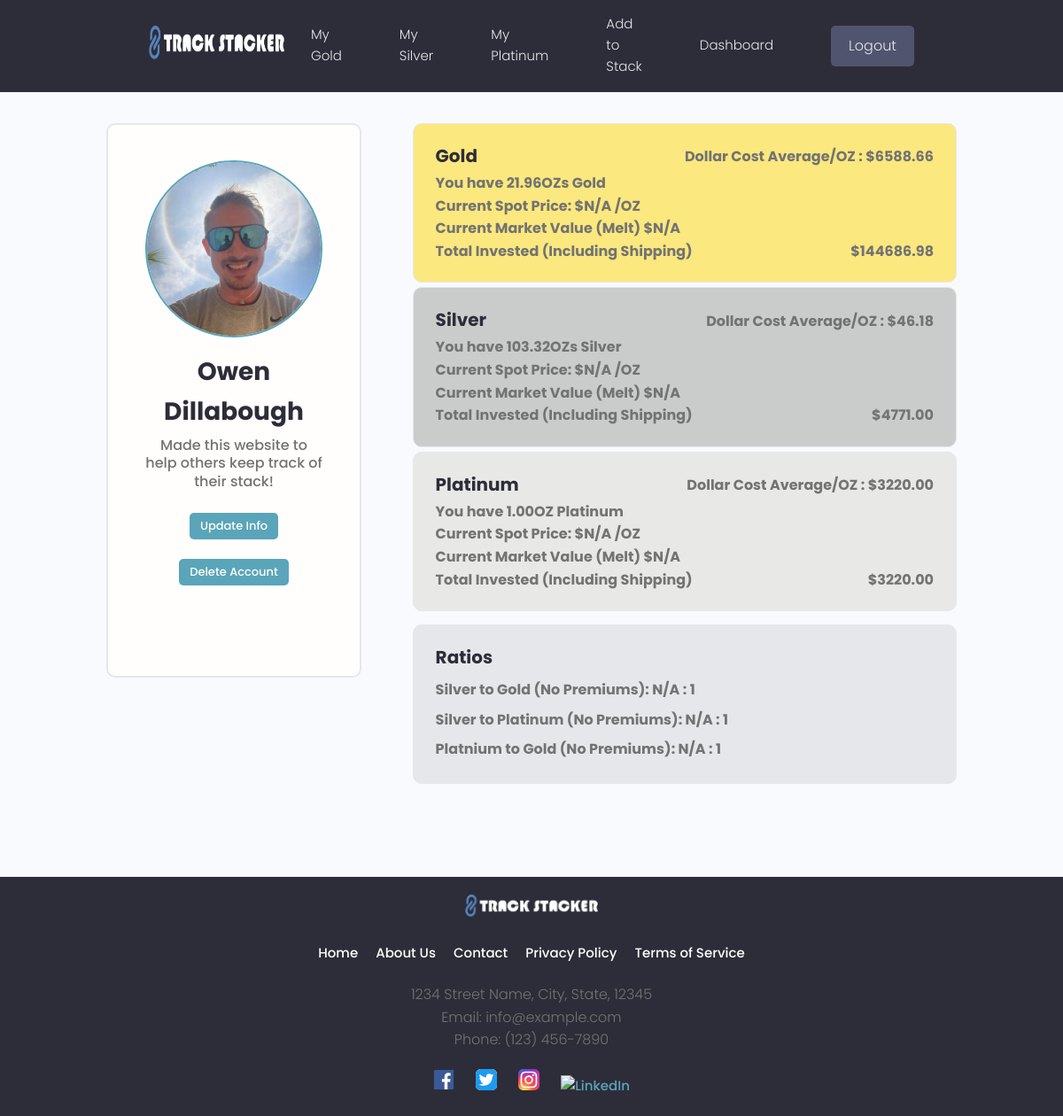
Screenshot of /users/profile/664e1e23-9a3d-438a-bf3d-d651b54a53a1 (signed in) with the database file from the repository.
### users/models.py (models this page shows, shortened)
class Profile(models.Model):
    user = models.OneToOneField(User, on_delete=models.CASCADE, null=True, blank=True)
    name = models.CharField(max_length=200, blank=True, null=True)
    email =models.EmailField(max_length=500, blank=True, null=True)
    username = models.CharField(max_length=200, blank=True, null=True)
    short_intro = models.CharField(max_length=500, blank=True, null=True)
    bio = models.TextField(blank=True, null=True)
    profile_image = models.ImageField(null=True, blank=True, upload_to='profiles/',
                                        default='profiles/user-default.png')
    social_facebook = models.CharField(max_length=200, blank=True, null=True)
    created = models.DateTimeField(auto_now_add=True)
    id = models.UUIDField(default=uuid.uuid4, unique=True, primary_key=True,
                            editable=False)

### users/views.py (the view)
# urls.py: path('profile/<str:pk>', views.profile, name= "profile"),
@login_required(login_url='login-user')
def profile(request, pk):
    profile = Profile.objects.get(id=pk)
    user = request.user.profile
    total_silver = round(Decimal(get_total_oz(user, 'silver')), 2)
    total_gold = round(Decimal(get_total_oz(user, 'gold')), 2)
    total_platinum = round(Decimal(get_total_oz(user, 'platinum')), 2)
    total_gold_cost, total_silver_cost, total_platinum_cost =  get_total_cost_to_purchase(profile)
    gdca = (total_gold_cost / total_gold).quantize(Decimal('0.01'), rounding=ROUND_HALF_UP)
    sdca = (total_silver_cost / total_silver).quantize(Decimal('0.01'), rounding=ROUND_HALF_UP)
    pdca = (total_platinum_cost / total_platinum).quantize(Decimal('0.01'), rounding=ROUND_HALF_UP)
    gdca_str = f"{gdca:.2f}"
    sdca_str = f"{sdca:.2f}"
    pdca_str = f"{pdca:.2f}"
    try:
        gold_price = get_live_gold()
        silver_price = get_live_silver()
        platinum_price = get_live_platinum()
    except:
        gold_price = 'N/A'
        silver_price = 'N/A'
        platinum_price = 'N/A'
    try:
        gmv = multiply(total_gold, gold_price)
        smv = multiply(total_silver, silver_price)
        pmv = multiply(total_platinum, platinum_price)
        gsr = round((float(gold_price) / float(silver_price)), 2)
        psr = round((float(platinum_price) / float(silver_price)), 2)
        pgr = round((float(gold_price) / float(platinum_price)), 2)
    except:
        pgr = 'N/A'
        psr = 'N/A'
        gmv = 'N/A'
        smv = 'N/A'
        pmv = 'N/A'
        gsr = 'N/A'
    context = {
        'gdca': gdca_str,
        'sdca': sdca_str,
        'pdca': pdca_str,
        'pgr': pgr,
        'psr': psr,
        'gsr': gsr,
        'gmv': gmv,
        'smv': smv,
        'pmv': pmv,
        'total_gold_cost': total_gold_cost,
        'total_silver_cost': total_silver_cost,
        'total_platinum_cost': total_platinum_cost,
        'gold_price': gold_price,
        'silver_price': silver_price,
        'platinum_price': platinum_price,
        'total_silver': total_silver,
        'total_gold': total_gold,
        'total_platinum': total_platinum,
        'profile': profile
    }
    return render(request, 'users/user-profile.html', context)

### tracker/utils.py (called while the page is built)
def get_total_oz(user, metal_type):
    model = {
        'silver': Silver,
        'gold': Gold,
        'platinum': Platinum
    }.get(metal_type.lower())
    if model is None:
        return 0
    total = model.objects.filter(owner=user).aggregate(total_weight=Sum('weight_troy_oz'))['total_weight']
    return total if total else 0

def get_cad_to_usd_exchange_rate():
    cad_to_usd_rate = si.get_live_price('USDCAD=X')
    return cad_to_usd_rate

def get_live_gold():
    gold_price = si.get_live_price('GC=F')
    cad_to_usd_rate = get_cad_to_usd_exchange_rate()
    gold_price_in_cad = gold_price * cad_to_usd_rate
    gold_price_rounded = round(gold_price_in_cad, 2)
    gold_price_formatted = "{:.2f}".format(gold_price_rounded)
    return gold_price_formatted

def multiply(a, b):
    result = Decimal(a) * Decimal(b)
    result_with_two_decimals = "{:.2f}".format(result)
    return result_with_two_decimals

### users/templates/users/user-profile.html (shortened to what this page needs)
{% extends 'main.html' %}
{% load static %}
{% block content %}
<main class="profile my-md">
    <div class="container">
      <div class="layout">
        <div class="column column--1of3">
          <div class="card text-center">
            <div class="card__body dev">
              <img class="avatar avatar--xl" src="{{profile.profile_image.url}}" />
              <h2 class="dev__name">{{profile.name}}</h2>
              <p class="dev__title">{{profile.short_intro}}</p>
              <br>
              <a href="{% url 'edit-account' %}"><button id="info_button" class="btn btn--main btn--sm">Update Info</button></a><br>
              <a href="{% url 'delete-account' %}"><button id="delete_button" class="btn btn--main btn--sm">Delete Account</button></a>
            </div>
          </div>
        </div>
        <div class="column column--2of3">
          <div class="devInfo">
            <div class="dashcard card--dark project" id="goldcard">
              <a href="#" class="project">
                <div class="metalcard__body">
                  <div class="metal_container">
                    <h3 class="project__title" id="gold_title">Gold</h3>
                    <span style="font-weight: bold;">Dollar Cost Average/OZ : ${{gdca}}</span>
                  </div>
                    <span style="font-weight: bold;">You have {{total_gold}}OZ{{ total_gold|pluralize }} Gold</span>
                    <span style="font-weight: bold;">Current Spot Price: ${{gold_price}} /OZ</span>
                    <span style="font-weight: bold;">Current Market Value (Melt) ${{gmv}}</span>
                    <div class="metal_container">
                      <span style="font-weight: bold;">Total Invested (Including Shipping)</span>
                      <span style="font-weight: bold;">${{total_gold_cost}}</span>
                    </div>
                </div>
              </a>
            </div>
            <div class="dashcard card--dark project" id="silvercard">
              <a href="#" class="project">
                <div class="metalcard__body">
                  <div class="metal_container">
                    <h3 class="project__title" id="gold_title">Silver</h3>
                    <span style="font-weight: bold;">Dollar Cost Average/OZ : ${{sdca}}</span>
                  </div>
                    <span style="font-weight: bold;">You have {{total_silver}}OZ{{ total_silver|pluralize }} Silver</span>
                    <span style="font-weight: bold;">Current Spot Price: ${{silver_price}} /OZ</span>
                    <span style="font-weight: bold;">Current Market Value (Melt) ${{smv}}</span>
                    <div class="metal_container">
                      <span style="font-weight: bold;">Total Invested (Including Shipping)</span>
                      <span style="font-weight: bold;">${{total_silver_cost}}</span>
                    </div>
                </div>
              </a>
            </div>
            <div class="dashcard card--dark project" id="platinumcard">
              <a href="#" class="project">
                <div class="metalcard__body">
                  <div class="metal_container">
                    <h3 class="project__title" id="gold_title">Platinum</h3>
                    <span style="font-weight: bold;">Dollar Cost Average/OZ : ${{pdca}}</span>
                  </div>
                    <span style="font-weight: bold;">You have {{total_platinum}}OZ{{ total_platinum|pluralize }} Platinum</span>
                    <span style="font-weight: bold;">Current Spot Price: ${{platinum_price}} /OZ</span>
                    <span style="font-weight: bold;">Current Market Value (Melt) ${{pmv}}</span>
                    <div class="metal_container">
                      <span style="font-weight: bold;">Total Invested (Including Shipping)</span>
                      <span style="font-weight: bold;">${{total_platinum_cost}}</span>
                    </div>
                </div>
              </a>
            </div>
            <div class="dashcard card--dark project" id="infocard">
              <a href="#" class="project">
                <div class="card__body">
                  <h3 class="project__title">Ratios</h3>
                  <p class="project--margins">
                    <span style="font-weight: bold;">Silver to Gold (No Premiums): {{gsr}} : 1</span>
                  </p>
                  <p class="project--margins">
                    <span style="font-weight: bold;">Silver to Platinum (No Premiums): {{psr}} : 1</span>
                  </p>
                  <p class="project--margins">
                    <span style="font-weight: bold;">Platnium to Gold (No Premiums): {{pgr}} : 1</span>
                  </p>
                </div>
              </a>
            </div>
          </div>
      </div>
    </div>
  </main>
{% endblock %}

### static/styles/app.css (style rules this page uses)
:root { --color-sub: #2d2d39; }
.card { border: 2px solid var(--color-light); }
img { width: 100%; }
.profile .card > .dev { padding: 4rem; }
.dev__name { color: var(--color-sub); font-size: 2.8rem; font-weight: 700; margin-top: 1rem; margin-bottom: 0.5rem; }
.dev__title { font-size: 1.6rem; font-weight: 500; line-height: 1.3; }
.devInfo { margin-bottom: 3rem; }
.project__title { font-size: 2rem; font-weight: 700; color: var(--color-sub); }
.metal_container { display: flex; justify-content: space-between; align-items: center; width: 100%; }
.metalcard__body { display: flex; flex-direction: column; justify-content: space-between; height: 100%; padding: 2rem 2.5rem; }
#gold_title { margin-bottom: 0.1em; }

### static/uikit/styles/modules/_variables.css (style rules this page uses)
:root { --color-main: #5aa5b9; --color-main-light: #e6faff; --color-sub: #3f4156; --color-sub-light: #51546e; --color-sub-lighter: #ededfd; --color-text: #737373; --color-gray: #8b8b8b; --color-light: #e5e7eb; --color-light-gray: #767676; --color-bg: #f8fafd; --color-white: #fffefd; --color-white-light: #f3f3f3; --color-success: #359e64; --color-success-bg: #def8e8; --color-error: #fc4b0b; --color-error-bg: #fff2ee; --font-base: 'Poppins', arial, helvetica, 'Segoe UI', roboto, ubuntu, sans-serif; --font-monospace: 'Fira Code', 'Courier New', courier, monospace; --font-regular: 300; --font-medium: 500; --font-bold: 700; --generic-shadow: 1px 1px 5px #00000010; --generic-transition: all 0.3s ease-in-out; }

### static/uikit/styles/modules/_base.css (style rules this page uses)
* { margin: 0; padding: 0; box-sizing: border-box; text-rendering: optimizeLegibility; color: inherit; font-size: inherit; }
html { font-size: 50%; }
@media only screen and (min-width: 480px) { html { font-size: 56.25%; } }
@media only screen and (min-width: 1200px) { html { font-size: 62.5%; } }
body { line-height: 1.6; font-weight: 400; font-size: 1.5rem; color: var(--color-text); background-color: var(--color-bg); min-height: 100vh; }

### static/uikit/styles/modules/_typography.css (style rules this page uses)
* { font-family: var(--font-base); }
h2 { font-size: 3.6rem; font-weight: var(--font-bold); }
h3 { font-size: 3.2rem; font-weight: var(--font-medium); }
p, span, strong { font-size: 1.6rem; color: var(--color-text); font-weight: var(--font-regular); }
a { padding-bottom: 2px; text-decoration: none; display: inline-block; color: var(--color-main); font-weight: var(--font-medium); }

### static/uikit/styles/modules/_utilities.css (style rules this page uses)
.container { width: 92%; max-width: 165rem; margin: 0 auto; box-sizing: border-box; }
@media screen and (min-width: 1000px) { .container { width: 90%; } }
@media screen and (min-width: 1200px) { .container { width: 80%; } }
.text-center { text-align: center; }
.my-md { margin: 3rem auto; }

### static/uikit/styles/modules/_avatar.css (style rules this page uses)
.avatar { border-radius: 50%; border: 2px solid var(--color-main); object-fit: cover; }
.avatar--xl { height: 20rem; width: 20rem; }

### static/uikit/styles/modules/_button.css (style rules this page uses)
.btn { display: inline-block; position: relative; cursor: pointer; background-color: var(--color-light); font-weight: var(--font-medium); color: var(--color-sub); text-decoration: none; padding: 1rem 2rem; border-radius: 0.5rem; border: none; width: -webkit-fit-content; width: -moz-fit-content; width: fit-content; height: -webkit-fit-content; height: -moz-fit-content; height: fit-content; font-size: 1.6rem; outline-width: 0; outline-color: transparent; -webkit-backface-visibility: hidden; backface-visibility: hidden; transition: all 0.3s ease-in-out; }
.btn--main { background-color: var(--color-main); color: var(--color-white); }
.btn--sm { font-size: 1.3rem; padding: 0.5rem 1.2rem; }

### static/uikit/styles/modules/_card.css (style rules this page uses)
.card { border-radius: 1rem; background-color: var(--color-white); border: 1.5px solid var(--color-light); width: auto; height: auto; margin-top: 0.5rem; margin-bottom: 0.5rem; overflow: hidden; display: flex; flex-direction: column; justify-content: center; align-items: center; }
.card__body, .card__header { padding: 2rem 2.5rem; }
#info_button { margin-bottom: 20px; }
.dashcard { border-radius: 1rem; background-color: var(--color-white); border: 1.5px solid var(--color-light); width: auto; height: auto; margin-top: 0.5rem; margin-bottom: 0.5rem; overflow: hidden; display: flex; flex-direction: column; justify-content: center; }
#goldcard { background-color: rgba(255, 215, 0, 0.5); }
#silvercard { background-color: rgba(192, 192, 192, 0.8); }
#platinumcard { background-color: rgba(229, 228, 226, 0.8); }
#infocard { background-color: var(--color-light); margin-top: 1.0em; }
.project--margins { margin-bottom: 0.2em; margin-top: .5em; }

### rows the page displays
Profile: profile_image (picture), name "Owen Dillabough", short_intro "Made this website to help others keep track of their stack!"

### other values shown
{{ gdca }} "6588.66"
{{ total_gold }} "21.96"
{{ gold_price }} "N/A"
{{ gmv }} "N/A"
{{ total_gold_cost }} "144686.98"
{{ sdca }} "46.18"
{{ total_silver }} "103.32"
{{ silver_price }} "N/A"
{{ smv }} "N/A"
{{ total_silver_cost }} "4771.00"
{{ pdca }} "3220.00"
{{ total_platinum }} "1.00"
{{ platinum_price }} "N/A"
{{ pmv }} "N/A"
{{ total_platinum_cost }} "3220.00"
